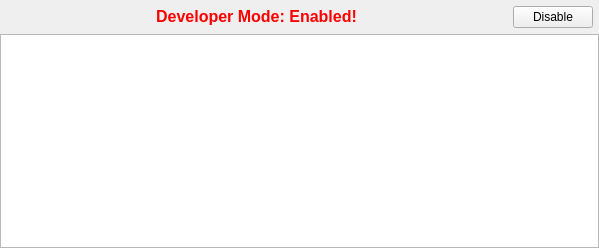
<?xml version="1.0" encoding="UTF-8"?>
<ui version="4.0">
 <class>DeveloperModeHistoryWidget</class>
 <widget class="QWidget" name="DeveloperModeHistoryWidget">
  <property name="geometry">
   <rect>
    <x>0</x>
    <y>0</y>
    <width>599</width>
    <height>248</height>
   </rect>
  </property>
  <property name="sizePolicy">
   <sizepolicy hsizetype="Preferred" vsizetype="Minimum">
    <horstretch>0</horstretch>
    <verstretch>0</verstretch>
   </sizepolicy>
  </property>
  <layout class="QVBoxLayout" name="verticalLayout">
   <property name="leftMargin">
    <number>0</number>
   </property>
   <property name="topMargin">
    <number>6</number>
   </property>
   <property name="rightMargin">
    <number>0</number>
   </property>
   <property name="bottomMargin">
    <number>0</number>
   </property>
   <item>
    <layout class="QHBoxLayout" name="horizontalLayout">
     <property name="leftMargin">
      <number>6</number>
     </property>
     <property name="rightMargin">
      <number>6</number>
     </property>
     <item>
      <widget class="QLabel" name="label">
       <property name="sizePolicy">
        <sizepolicy hsizetype="MinimumExpanding" vsizetype="Preferred">
         <horstretch>0</horstretch>
         <verstretch>0</verstretch>
        </sizepolicy>
       </property>
       <property name="font">
        <font>
         <pointsize>12</pointsize>
         <weight>75</weight>
         <bold>true</bold>
        </font>
       </property>
       <property name="focusPolicy">
        <enum>Qt::TabFocus</enum>
       </property>
       <property name="styleSheet">
        <string notr="true">color: red</string>
       </property>
       <property name="text">
        <string>Developer Mode: Enabled!</string>
       </property>
       <property name="alignment">
        <set>Qt::AlignCenter</set>
       </property>
       <property name="wordWrap">
        <bool>true</bool>
       </property>
      </widget>
     </item>
     <item>
      <widget class="QPushButton" name="btnDisableDeveloperMode">
       <property name="text">
        <string>Disable</string>
       </property>
      </widget>
     </item>
    </layout>
   </item>
   <item>
    <widget class="QPlainTextEdit" name="plainTextEdit">
     <property name="sizePolicy">
      <sizepolicy hsizetype="Expanding" vsizetype="Minimum">
       <horstretch>0</horstretch>
       <verstretch>0</verstretch>
      </sizepolicy>
     </property>
     <property name="lineWrapMode">
      <enum>QPlainTextEdit::NoWrap</enum>
     </property>
     <property name="readOnly">
      <bool>true</bool>
     </property>
    </widget>
   </item>
  </layout>
 </widget>
 <resources/>
 <connections/>
</ui>
